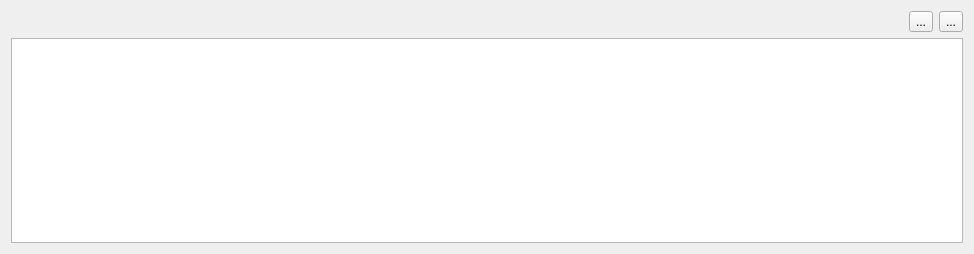
<?xml version="1.0" encoding="UTF-8"?>
<ui version="4.0">
 <class>MeasurementTypeWidget</class>
 <widget class="QWidget" name="MeasurementTypeWidget">
  <property name="geometry">
   <rect>
    <x>0</x>
    <y>0</y>
    <width>974</width>
    <height>254</height>
   </rect>
  </property>
  <property name="windowTitle">
   <string>Form</string>
  </property>
  <layout class="QVBoxLayout" name="verticalLayout">
   <item>
    <layout class="QHBoxLayout" name="horizontalLayout">
     <item>
      <spacer name="horizontalSpacer">
       <property name="orientation">
        <enum>Qt::Horizontal</enum>
       </property>
       <property name="sizeHint" stdset="0">
        <size>
         <width>40</width>
         <height>20</height>
        </size>
       </property>
      </spacer>
     </item>
     <item>
      <widget class="QToolButton" name="addButton">
       <property name="text">
        <string>...</string>
       </property>
       <property name="icon">
        <iconset theme="list-add"/>
       </property>
      </widget>
     </item>
     <item>
      <widget class="QToolButton" name="deleteButton">
       <property name="text">
        <string>...</string>
       </property>
       <property name="icon">
        <iconset theme="list-remove"/>
       </property>
      </widget>
     </item>
    </layout>
   </item>
   <item>
    <widget class="QTableView" name="tableView">
     <property name="selectionMode">
      <enum>QAbstractItemView::SingleSelection</enum>
     </property>
     <property name="selectionBehavior">
      <enum>QAbstractItemView::SelectRows</enum>
     </property>
     <attribute name="horizontalHeaderStretchLastSection">
      <bool>true</bool>
     </attribute>
     <attribute name="verticalHeaderVisible">
      <bool>false</bool>
     </attribute>
    </widget>
   </item>
  </layout>
 </widget>
 <resources/>
 <connections/>
</ui>
